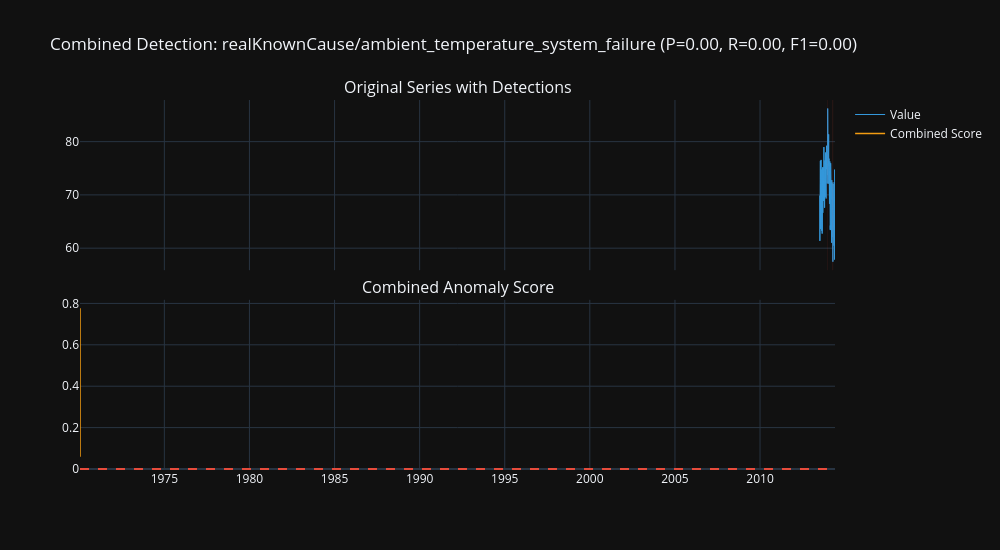

This figure's notebook cell:
### Code cell
# Visualize combined score on demo series
if demo_name in eval_results:
    demo_eval = eval_results[demo_name]

    fig = make_subplots(
        rows=2, cols=1, shared_xaxes=True,
        subplot_titles=['Original Series with Detections', 'Combined Anomaly Score'],
        vertical_spacing=0.08,
    )

    ts_dt = pd.to_datetime(demo_eval['timestamps'], unit='s')

    # Original series
    fig.add_trace(go.Scatter(
        x=demo_df['timestamp'], y=demo_df['value'],
        mode='lines', name='Value', line=dict(color=C_NORMAL, width=1),
    ), row=1, col=1)

    # Ground truth windows
    for ws, we in demo_windows:
        for row in [1, 2]:
            fig.add_vrect(
                x0=pd.Timestamp(ws, unit='s'), x1=pd.Timestamp(we, unit='s'),
                row=row, col=1,
                fillcolor=C_ANOMALY, opacity=0.12, line_width=0,
            )

    # Mark detected points on original series
    det_mask = demo_eval['detected']
    if np.any(det_mask):
        # Find original series values near detected timestamps
        det_ts_dt = ts_dt[det_mask]
        fig.add_trace(go.Scatter(
            x=det_ts_dt, y=[demo_eval['combined_score'][i] for i in range(len(det_mask)) if det_mask[i]],
            mode='markers', name='Detected', showlegend=False,
            marker=dict(color=C_DETECTED, size=3),
        ), row=2, col=1)

    # Combined score
    fig.add_trace(go.Scatter(
        x=ts_dt, y=demo_eval['combined_score'],
        mode='lines', name='Combined Score',
        line=dict(color=C_DETECTED, width=1.5),
    ), row=2, col=1)

    # Threshold
    fig.add_hline(
        y=demo_eval['threshold'], row=2, col=1,
        line_dash='dash', line_color=C_ANOMALY,
    )

    fig.update_layout(
        title=f'Combined Detection: {demo_name} '
              f'(P={demo_eval["precision"]:.2f}, R={demo_eval["recall"]:.2f}, F1={demo_eval["f1"]:.2f})',
        width=1000, height=550, template='plotly_dark',
    )
    fig.show()

### Figure 1 — Plotly figure (JSON) as saved in the notebook; plotly's stock layout.template omitted (floating-point values rounded to 4 significant figures; data arrays with more than 128 entries replaced by an {"elided": "..."} marker saying what was removed)
{"data": [{"line": {"color": "#3498db", "width": 1}, "mode": "lines", "name": "Value", "type": "scatter", "x": {"elided": "7267 str values"}, "xaxis": "x", "y": {"elided": "7267 float values"}, "yaxis": "y"}, {"line": {"color": "#f39c12", "width": 1.5}, "mode": "lines", "name": "Combined Score", "type": "scatter", "x": {"elided": "7246 str values"}, "xaxis": "x2", "y": {"elided": "7246 float values"}, "yaxis": "y2"}], "layout": {"annotations": [{"font": {"size": 16}, "showarrow": false, "text": "Original Series with Detections", "x": 0.5, "xanchor": "center", "xref": "paper", "y": 1.0, "yanchor": "bottom", "yref": "paper"}, {"font": {"size": 16}, "showarrow": false, "text": "Combined Anomaly Score", "x": 0.5, "xanchor": "center", "xref": "paper", "y": 0.46, "yanchor": "bottom", "yref": "paper"}], "height": 550, "shapes": [{"fillcolor": "#e74c3c", "line": {"width": 0}, "opacity": 0.12, "type": "rect", "x0": "2013-12-15T07:00:00", "x1": "2013-12-30T09:00:00", "xref": "x", "y0": 0, "y1": 1, "yref": "y domain"}, {"fillcolor": "#e74c3c", "line": {"width": 0}, "opacity": 0.12, "type": "rect", "x0": "2014-03-29T15:00:00", "x1": "2014-04-20T22:00:00", "xref": "x", "y0": 0, "y1": 1, "yref": "y domain"}, {"line": {"color": "#e74c3c", "dash": "dash"}, "type": "line", "x0": 0, "x1": 1, "xref": "x2 domain", "y0": 0, "y1": 0, "yref": "y2"}], "title": {"text": "Combined Detection: realKnownCause/ambient_temperature_system_failure (P=0.00, R=0.00, F1=0.00)"}, "width": 1000, "xaxis": {"anchor": "y", "domain": [0.0, 1.0], "matches": "x2", "showticklabels": false}, "xaxis2": {"anchor": "y2", "domain": [0.0, 1.0]}, "yaxis": {"anchor": "x", "domain": [0.54, 1.0]}, "yaxis2": {"anchor": "x2", "domain": [0.0, 0.46]}}}
